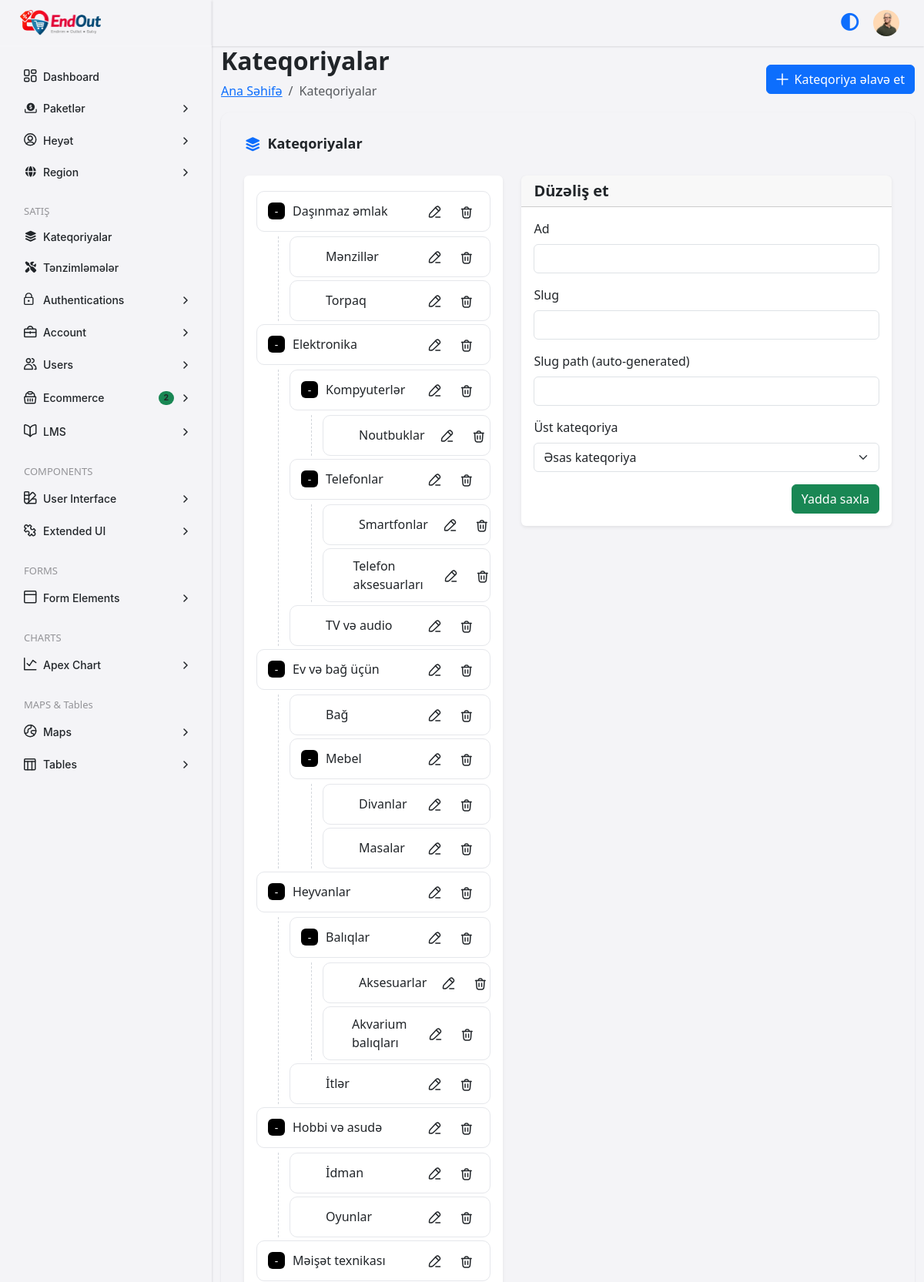
The page /conca/categories.php (signed in, upper part) on the database its author committed.
### tables this page shows
CREATE TABLE `tbl_settings` (
  `id` int(10) UNSIGNED NOT NULL,
  `confirm_code` varchar(255) DEFAULT NULL,
  `logo` varchar(255) DEFAULT NULL,
  `favicon` varchar(255) DEFAULT NULL,
  `meta_title_home` varchar(255) DEFAULT NULL,
  `meta_keyword_home` text DEFAULT NULL,
  `meta_description_home` text DEFAULT NULL,
  `meta_img` varchar(255) DEFAULT NULL,
  `contact_email` varchar(255) DEFAULT NULL,
  `contact_phone` varchar(100) DEFAULT NULL,
  `contact_address` text DEFAULT NULL,
  `contact_map` text DEFAULT NULL,
  `base_url` varchar(255) DEFAULT NULL,
  `admin_url` varchar(255) DEFAULT NULL,
  `time_zone` varchar(100) DEFAULT 'Asia/Baku',
  `google_client_id` text DEFAULT NULL,
  `google_client_secret` text DEFAULT NULL,
  `maintenance` tinyint(1) NOT NULL DEFAULT 0,
  `created_at` timestamp NULL DEFAULT current_timestamp(),
  `updated_at` timestamp NULL DEFAULT current_timestamp() ON UPDATE current_timestamp()
);

CREATE TABLE `tbl_user` (
  `id` int(10) UNSIGNED NOT NULL,
  `full_name` varchar(255) NOT NULL,
  `email` varchar(255) NOT NULL,
  `phone` varchar(50) DEFAULT NULL,
  `password` varchar(255) NOT NULL,
  `photo` varchar(255) DEFAULT NULL,
  `role` varchar(255) NOT NULL DEFAULT 'Admin',
  `status` enum('Active','Deactive','','') NOT NULL DEFAULT 'Active',
  `created_at` timestamp NULL DEFAULT current_timestamp(),
  `updated_at` timestamp NULL DEFAULT current_timestamp() ON UPDATE current_timestamp()
);

CREATE TABLE `categories` (
  `id` int(11) NOT NULL,
  `parent_id` int(11) DEFAULT NULL,
  `name` varchar(255) NOT NULL,
  `icon` varchar(255) NOT NULL,
  `slug` varchar(255) NOT NULL,
  `slug_path` varchar(255) NOT NULL,
  `depth` tinyint(4) DEFAULT 0,
  `created_at` timestamp NOT NULL DEFAULT current_timestamp()
);

### conca/categories.php (the view, shortened to what the rows shown need)
<?php include("inc/config.php"); ?>
<!DOCTYPE html>
<html lang="az">
<head>
    <?php include("inc/head.php"); ?>
</head>
<body>
    <div class="app-main">
        <div id="app-wrapper" class="app-wrapper d-flex flex-column align-items-stretch min-vh-100">
            <?php include("inc/sidebar.php"); ?>
            <?php include("inc/navbar.php"); ?>
            <div class="app-content-wrapper py-20 pb-13">
                <div class="container ">
                    <div class="page-header pb-7 d-flex justify-content-between align-items-center gap-6 flex-wrap">
                        <div class="">
                            <h2 class="fw-semibold fs-7">Kateqoriyalar</h2>
                        </div>
                    </div>
                    <div class="page-content">
                        <div class="row">
                            <div class="col-12">
                                <div class="pure-card rounded-custom card-bg shadow-custom">
                                    <div class="pure-card-body">
                                        <?php
                                        $stmt = $pdo->query("SELECT * FROM categories ORDER BY parent_id, name");
                                        $categories = $stmt->fetchAll(PDO::FETCH_ASSOC);
                                        $tree = [];
                                        $refs = [];
                                        foreach ($categories as $category) {
                                            $category['children'] = [];
                                            $refs[$category['id']] = $category;
                                            if ($category['parent_id'] == null) {
                                                $tree[$category['id']] = &$refs[$category['id']];
                                            } else {
                                                $refs[$category['parent_id']]['children'][] = &$refs[$category['id']];
                                            }
                                        }
                                        ?>
                                        <div class="row">
                                            <div class="col-lg-5">
                                                <div class="card shadow-sm border-0">
                                                    <div class="card-body">
                                                        <div class="category-tree">
                                                            <?php renderCategoryTree($tree); ?>
                                                        </div>
                                                    </div>
                                                </div>
                                            </div>
                                        </div>
                                        <?php
                                        function renderCategoryTree($categories)
                                        {
                                            echo '<div class="sortable-group">';
                                            foreach ($categories as $category) {
                                                $hasChildren = !empty($category['children']);
                                                ?>
                                                <div class="category-item" data-id="<?= $category['id'] ?>">
                                                    <div class="category-row">
                                                        <div class="category-left">
                                                            <button class="toggle-btn <?= !$hasChildren ? 'empty' : '' ?>"
                                                                type="button">
                                                                <?= $hasChildren ? '-' : '+' ?>
                                                            </button>
                                                            <div class="category-name">
                                                                <?= htmlspecialchars($category['name']) ?>
                                                            </div>
                                                        </div>
                                                        <div class="category-actions">
                                                            <button
                                                                class="btn btn-sm btn-icon btn-icon-secondary rounded-pill edit-category"
                                                                type="button" data-id="<?= $category['id'] ?>"
                                                                data-name="<?= htmlspecialchars($category['name']) ?>"
                                                                data-slug="<?= htmlspecialchars($category['slug']) ?>"
                                                                data-slugpath="<?= htmlspecialchars($category['slug_path']) ?>"
                                                                data-parent="<?= $category['parent_id'] ?>"
                                                                data-bs-toggle="tooltip" data-bs-placement="top"
                                                                data-bs-original-title="Düzəliş et">
                                                            </button>
                                                            <a class="btn btn-sm btn-icon btn-icon-secondary rounded-pill delete-btn"
                                                                href="api/delete/category.php?cid=<?= $category['id'] ?>"
                                                                data-bs-toggle="tooltip" data-bs-placement="top"
                                                                data-bs-original-title="Sil">
                                                            </a>
                                                        </div>
                                                    </div>
                                                    <?php if ($hasChildren): ?>
                                                        <div class="category-children">
                                                            <?php renderCategoryTree($category['children']); ?>
                                                        </div>
                                                    <?php endif; ?>
                                                </div>
                                                <?php
                                            }
                                            echo '</div>';
                                        }
                                        ?>
                                    </div>
                                </div>
                            </div>
                        </div>
                    </div>
                </div>
            </div>
        </div>
    </div>
</body>
</html>

### conca/inc/sidebar.php (shortened to what the rows shown need)
<div id="app-sidebar" class="app-sidebar overflow-hidden">
    <div class="app-sidebar-wrapper">
        <div class="app-sidebar-header d-flex align-items-center justify-content-between">
            <a href="index.html" class="app-sidebar-logo">
                <img class="app-main-logo logo-black" width="105"
                    src="<?php echo $base_url; ?>assets/img/logo/<?= $logo; ?>" alt="Conca">
            </a>
        </div>
    </div>
</div>

### conca/inc/navbar.php (shortened to what the rows shown need)
<?php
$statement = $pdo->prepare("SELECT * FROM tbl_user WHERE id=?");
$statement->execute(array($_SESSION['user']['id']));
$statement->rowCount();
$result_user = $statement->fetchAll(PDO::FETCH_ASSOC);
foreach ($result_user as $row_user) {
    $user_photo = $row_user['photo'];
}
?>
<div class="app-header bg-card py-2 px-4 px-md-6 d-flex align-items-center">
    <div class="row align-items-center w-100 gx-0">
        <div class="col-12">
            <ul class="navbar-nav flex-row align-items-center justify-content-end">
                <li class="header-nav-item header-user me-2 ms-2">
                    <a class="header-nav-link" href="javascript:void(0);" data-bs-toggle="dropdown">
                        <img src="assets/img/avatar/<?php echo $user_photo; ?>" alt="" width="34" height="34"
                            class="rounded-circle">
                    </a>
                </li>
            </ul>
        </div>
    </div>
</div>

### rows shown on the page
tbl_settings: base_url+logo (picture)
tbl_user: photo (picture)
categories: name "Daşınmaz əmlak"
categories: name "Mənzillər"
categories: name "Torpaq"
categories: name "Elektronika"
categories: name "Kompyuterlər"
categories: name "Noutbuklar"
categories: name "Telefonlar"
categories: name "Smartfonlar"
categories: name "Telefon aksesuarları"
categories: name "TV və audio"
categories: name "Ev və bağ üçün"
categories: name "Bağ"
categories: name "Mebel"
categories: name "Divanlar"
categories: name "Masalar"
categories: name "Heyvanlar"
categories: name "Balıqlar"
categories: name "Aksesuarlar"
categories: name "Akvarium balıqları"
categories: name "İtlər"
categories: name "Hobbi və asudə"
categories: name "İdman"
categories: name "Oyunlar"
categories: name "Məişət texnikası"
